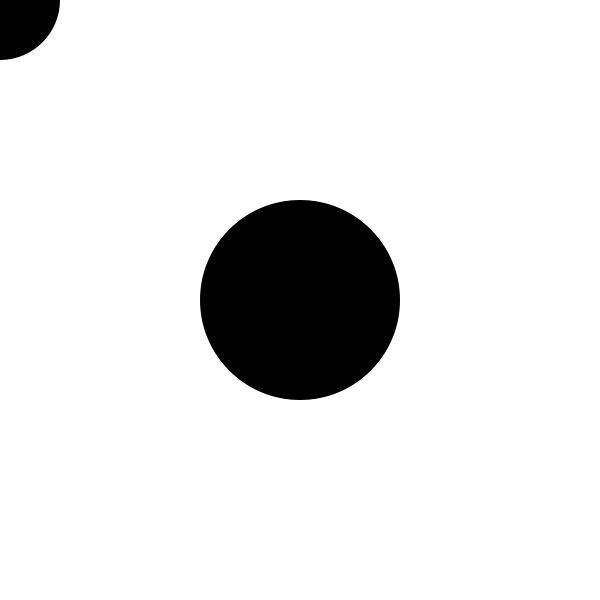
Frame 1 (no input)
Frame 60 (the mouse pressed at the canvas centre just before this capture): identical to frame 1, image omitted
Frame 120 (the mouse held since frame 60 and released just before this capture): identical to frame 1, image omitted

The Processing sketch that drew this single still picture (run headless with seeded random() and noise(); from frame 60 on, the mouse is pressed at the canvas centre):

// Processing sketch: sketch_0304
// ── sketch_0304.pde
Point p0;
Point p1;
int r0 = 100;
int r1 = 60;

void setup() {
  size(600, 600);
  noStroke();
  p0 = new Point(width / 2, height / 2);
  p1 = new Point(0, 0);
}

void draw() {
  background(255);
  float dist = p1.distance(p0);
  if (dist < r0 + r1) {
    fill(255, 0, 0);
  } else {
    fill(0);
  }
  circle(p0.x, p0.y, r0 * 2); // third param is diameter, not radius, in processing
  circle(p1.x, p1.y, r1 * 2); // third param is diameter, not radius, in processing
}

void mouseMoved() {
  p1.x = mouseX;
  p1.y = mouseY;
}

class Point {
  float x, y;
  
  Point(float x, float y) {
    this.x = x;
    this.y = y;
  }
  
  float distance(Point p) {
    float dx = this.x - p.x;
    float dy = this.y - p.y;
    return sqrt(dx * dx + dy * dy);
  }
}
